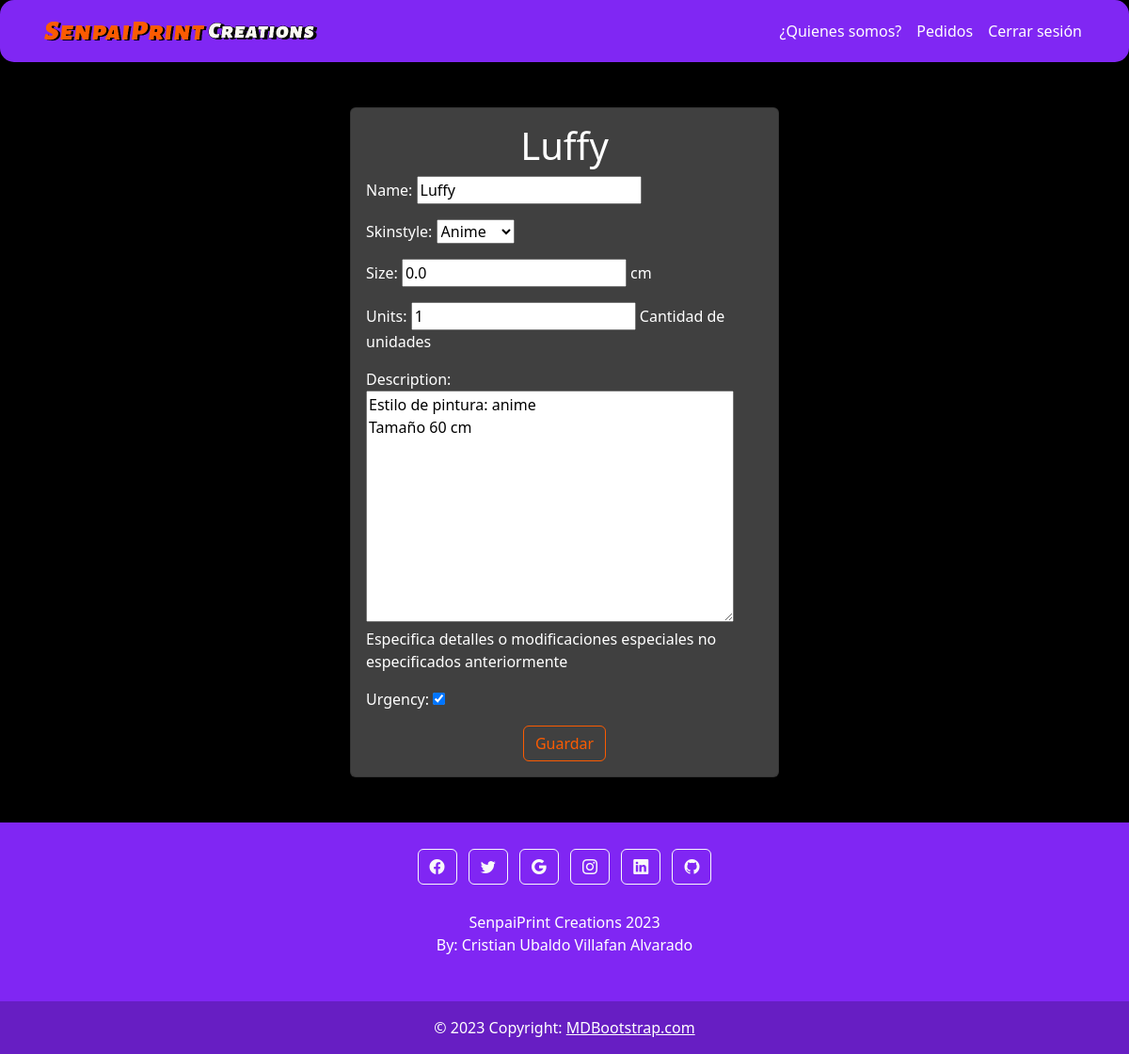
/orders/2/edit (signed in), run on the app's committed database.
### myapp/models.py (models this page shows, shortened)
class Orders(models.Model):
    name=models.CharField(max_length=100)
    skinstyle=models.CharField(max_length=50 ,null=False, blank=False, choices=skin_style, default='Original')
    size=models.FloatField(blank=True, null=True, help_text='cm', default=0)
    units=models.IntegerField(null=True, blank=True, default=1, help_text='Cantidad de unidades')
    description=models.TextField(blank=True, help_text='Especifica detalles o modificaciones especiales no especificados anteriormente')
    status=models.CharField(max_length=100, default='En espera...', blank=True)
    price=models.IntegerField(null=True, default=None)
    create=models.DateTimeField(auto_now=True)
    datecomplete=models.DateTimeField(null=True, blank=True)
    urgency=models.BooleanField(default=False)
    user=models.ForeignKey(User, on_delete=models.CASCADE)

### myapp/views.py (the view, shortened to what this page needs)
# urls.py: path('orders/<int:id>/edit', views.order_edit, name='order_edit'),
@login_required
def order_edit(request, id):
    if request.method == 'GET':
        order=get_object_or_404(Orders, pk=id, user=request.user)
        form=CreateOrder(instance=order)
        return render(request, 'order.html', {
        'order': order,
        'form': form
    })

### myapp/form.py
class CreateOrder(ModelForm):
    class Meta:
        model = Orders
        fields = ['name', 'skinstyle', 'size', 'units', 'description', 'urgency']

### myapp/templates/order.html (shortened to what this page needs)
{% extends 'layouts/base.html' %}
{% block content %}
<main class="container py-5"  style="width: 480px;">
    <section class="card card-body section">
        <h1 class=" text-center">
            {{order.name}}
        </h1>
        <form method="POST">
            {{form.as_p}}
            <div style="display: flex; justify-content: center;"><button class="btn btn-outline-primary button_primary">Guardar</button></div>
        </form>
    </section>
</main>
{% endblock %}

### myapp/static/styles/teme.css (style rules this page uses)
.body { background-color: black; }
.section { background: #404040 !important; color: white !important; }
.button_primary { border-color: rgb(251, 91, 1) !important; color:rgb(251, 91, 1) !important; }

### data on the page
Orders: name "Luffy", skinstyle "Anime", size "0.0", units "1", description "Estilo de pintura: anime Tamaño 60 cm", urgency "☑"
